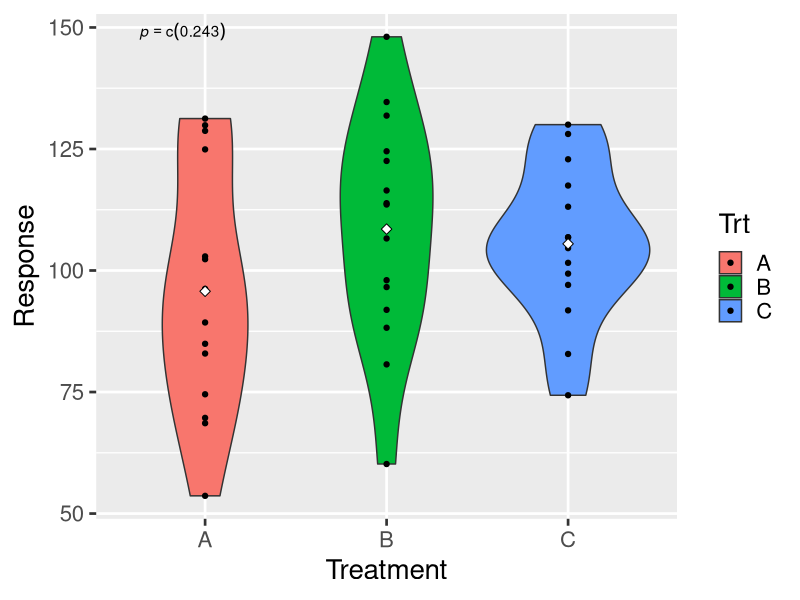
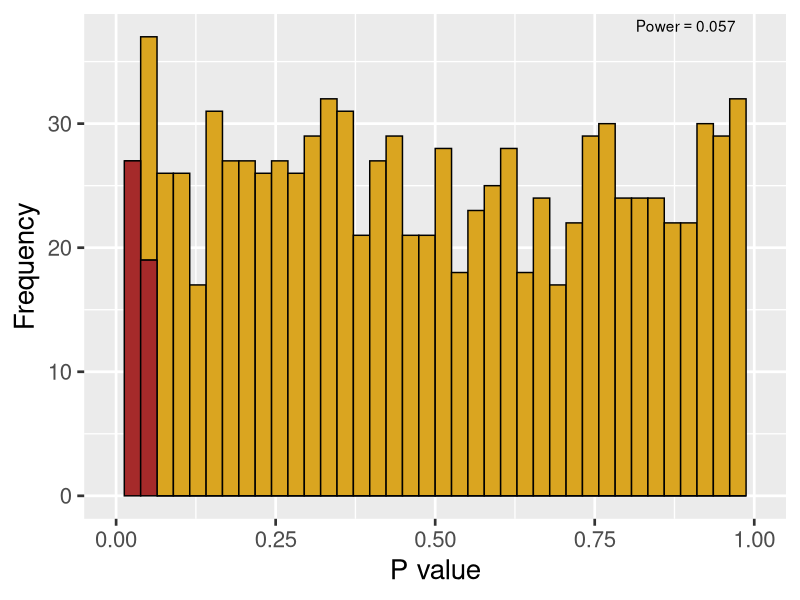

Recreate these plots in R, in order.
## ---- chunk 1
knitr::opts_chunk$set(echo = TRUE)
## ---- chunk 2
# set.seed <- 57   # for repeatable results
library(ggplot2)

RanN <- 1000     # number of random data sets to create

MeanA <- 100 # mean of treatment group A
sdA <- 20    # standard deviation of treatment group A
RepA <- 15   # number of replicates of treatment group A

MeanB <- 100
sdB <- 20
RepB <- 15

MeanC <- 100
sdC <- 20
RepC <- 15

ParamList <- list(RanN=RanN,
                  MeanA=MeanA,sdA=sdA,RepA=RepA,
                  MeanB=MeanB,sdB=sdB,RepB=RepB,
                  MeanC=MeanC,sdC=sdC,RepC=RepC)

## ---- chunk 3
##################################################
# function: DataGen
# create a single data frame
# input: parameter list 
# output: 2-column dataframe, with factor Treatment and response
#------------------------------------------------- 
DataGen <- function(ParamList) {
Trt1 <- rnorm(n=RepA,mean=MeanA,sd=sdA)
Trt2 <- rnorm(n=RepB,mean=MeanB,sd=sdB)
Trt3 <- rnorm(n=RepC,mean=MeanC,sd=sdC)
Trt <- c(rep("A",RepA),rep("B",RepB),rep("C",RepC))
x <- data.frame(Trt,Response=c(Trt1,Trt2,Trt3))
return(x)

}
##################################################

## ---- chunk 4
##################################################
# function: getP
# extract p-value from ANOVA
# input: data frame
# output: p-value for ANOVA
#------------------------------------------------- 
getP <- function(dframe) {
pVal <- unlist(summary(aov(dframe$Response~dframe$Trt)))["Pr(>F)1"]
return(pVal)
}
##################################################
## ---- chunk 5
##################################################
# function: AnovaPlot
# Creates box plots with data overlays for ANOVA data
# input: 2-column long-form data frame with 1-way layout
# output: ggplot graph
#------------------------------------------------- 
AnovaPlot <- function(z) {
  # pull out p value from model summary
  pVal <- getP(z)
  # create an expression to add to the graph
eqn <- as.character(as.expression(
       substitute(italic(p) == pCon,
                  list(pCon= format(pVal,digits=3)))))
  
  
AnovaFig <- ggplot(data=z, aes(x=Trt,y=Response,fill=Trt))
AnovaFig +  
  geom_violin() +
  geom_point() + 
  theme_gray(base_size = 20) +
  xlab("Treatment") +
  stat_summary(fun.y=mean,geom="point",fill="white",shape=23,size=2.5) +
  annotate("text",label=eqn,parse=TRUE,x=-Inf,y=Inf,hjust=-0.5,vjust=1.5)

}
##################################################

## ---- chunk 6
##################################################
# function: SimEngine
# Simulates multiple runs of DataGen and retains p value from each
# input: ParamList, which contains the number of simulations RanN
# output: Vector of p values
#------------------------------------------------- 
SimEngine <- function(z) {

pVec <- replicate(n=z$RanN,expr=getP(DataGen(z)))  

return(pVec)
}
##################################################
## ---- chunk 7

##################################################
# function: PowerHistogram
# Plots distribution of p values from simulated data
# input: vector of p values
# output: two-color histogram and calculation of overall power
#------------------------------------------------- 
PowerHistogram <- function(v) {

# create data frame including color split at p <= 0.05
  sigP <- ifelse(v<=0.05,"Sig","NonSig")
  plotData <- data.frame(pVal=v,sig=sigP)
  
  # pull out p value from model summary
  Powerx <- mean(plotData$pVal<=0.05)
    # create an expression to add to the graph
eqn <- as.character(as.expression(
       substitute(Power == Powerx,
                  list(Powerx = format(Powerx,digits=3)))))
  
  PowerPlot <- ggplot(data=plotData,aes(x=pVal,fill=sig))
  PowerPlot + geom_histogram(bins=40,color="black") +
  theme_gray(base_size=20) + 
  xlab("P value") +
  ylab("Frequency") +
  scale_fill_manual(values=c("goldenrod","brown")) +
  xlim(0,1) +
  annotate("text",label=eqn,parse=TRUE,x=Inf,y=Inf,hjust=1.5,vjust=1.5) +
  guides(fill=FALSE)
  
}
##################################################
## ---- chunk 8
AnovaPlot(DataGen(ParamList))        # Depict sample data set
PowerHistogram(SimEngine(ParamList)) # Replicate model, conduct power test, plot results
